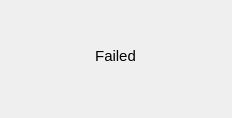
<?xml version="1.0" encoding="UTF-8"?>
<ui version="4.0">
 <class>Dialog</class>
 <widget class="QDialog" name="Dialog">
  <property name="geometry">
   <rect>
    <x>0</x>
    <y>0</y>
    <width>232</width>
    <height>118</height>
   </rect>
  </property>
  <property name="sizePolicy">
   <sizepolicy hsizetype="Fixed" vsizetype="Fixed">
    <horstretch>0</horstretch>
    <verstretch>0</verstretch>
   </sizepolicy>
  </property>
  <property name="windowTitle">
   <string>SimpleChat</string>
  </property>
  <widget class="QLabel" name="label">
   <property name="geometry">
    <rect>
     <x>0</x>
     <y>30</y>
     <width>231</width>
     <height>51</height>
    </rect>
   </property>
   <property name="font">
    <font>
     <pointsize>11</pointsize>
    </font>
   </property>
   <property name="text">
    <string>Failed</string>
   </property>
   <property name="alignment">
    <set>Qt::AlignCenter</set>
   </property>
  </widget>
 </widget>
 <resources/>
 <connections/>
</ui>
